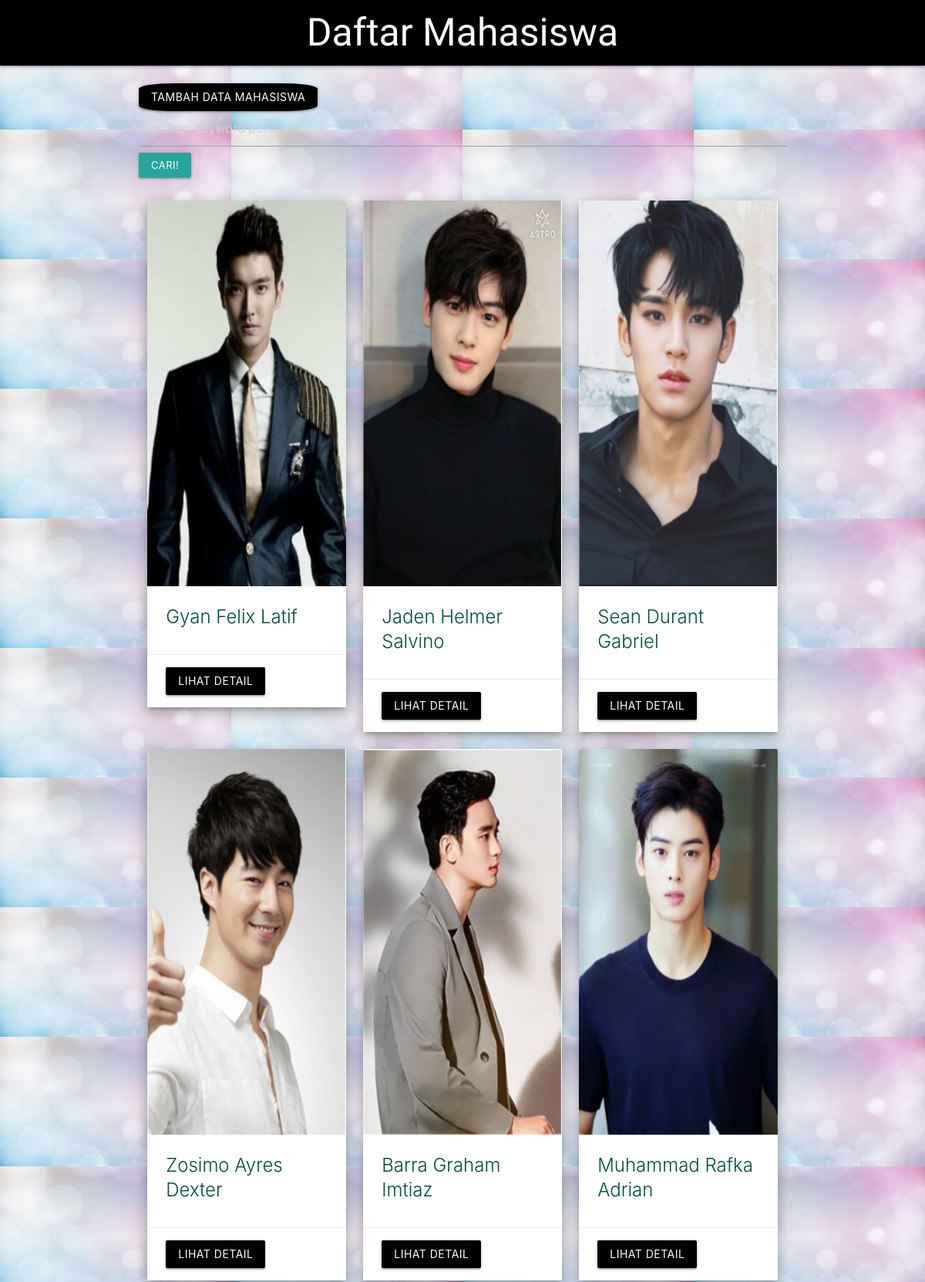
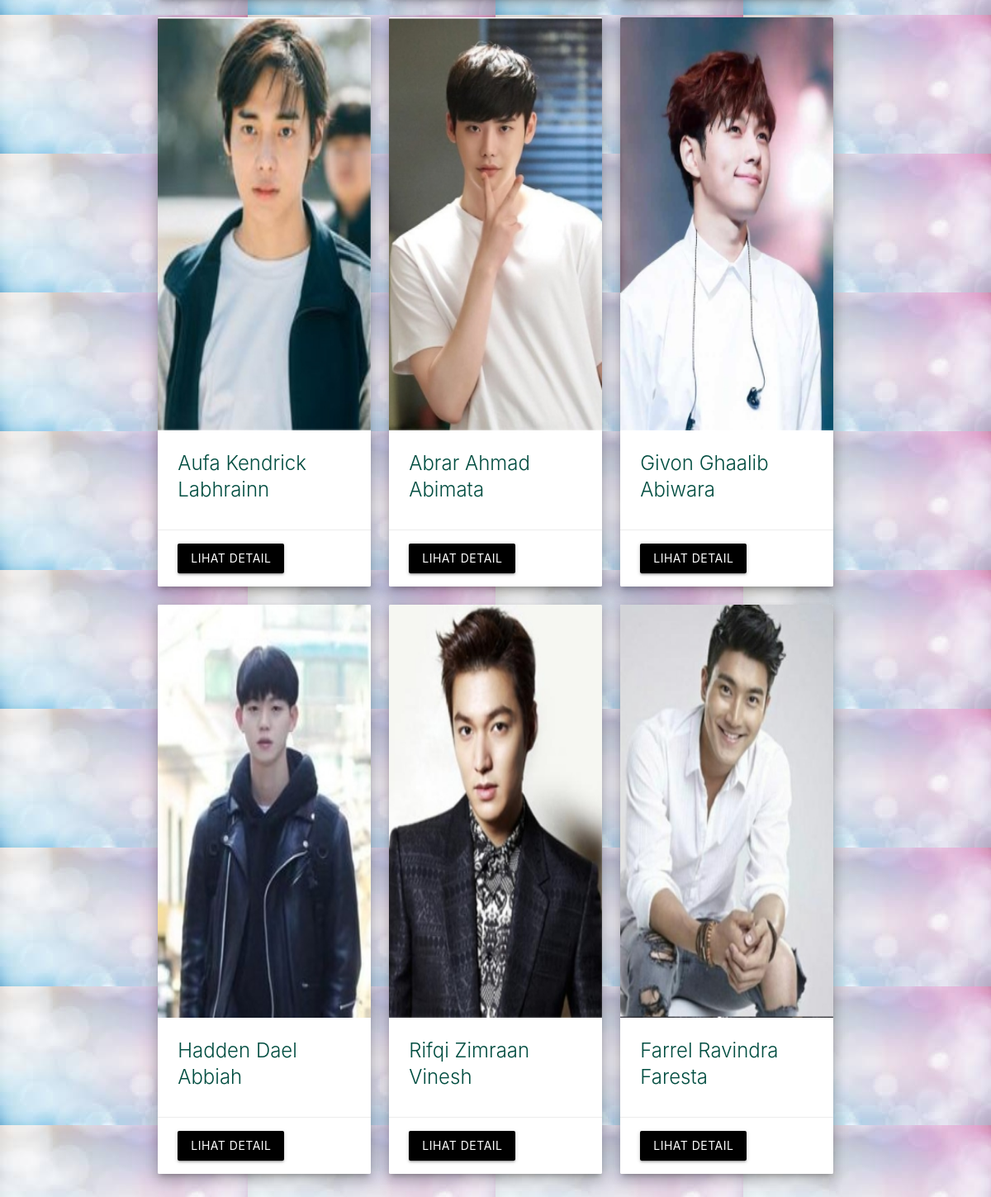
The page /Pertemuan11/index.php on the database its author committed (2 pictures, top to bottom).
### tables this page shows
CREATE TABLE `mahasiswa` (
  `id` int(11) NOT NULL,
  `nama` varchar(255) NOT NULL,
  `nrp` char(9) NOT NULL,
  `email` varchar(255) NOT NULL,
  `jurusan` varchar(255) NOT NULL,
  `gambar` varchar(255) NOT NULL
);

### Pertemuan11/functions.php (called while the page is built, shortened)
<?php
function koneksi()
{
  return mysqli_connect('localhost', 'root', '', 'pw_193040050');
}
function query($query)
{
  $conn = koneksi();
  $result = mysqli_query($conn, $query);
  $rows = [];
  while ($row = mysqli_fetch_assoc($result)) {
    $rows[] = $row;
  }
  return $rows;
}

### Pertemuan11/index.php (the view, shortened to what this page needs)
<?php
require 'functions.php';
$mahasiswa = query("SELECT * FROM mahasiswa");
?>
<!DOCTYPE html>
<html lang="en">
<head>
  <link type="text/css" rel="stylesheet" href="css/materialize.min.css" media="screen,projection" />
  <link rel="stylesheet" href="css/style.css">
</head>
<body>
  <nav class="nav-extended">
    <div class="nav-wrapper black navbar-fixed" style="height: 85px;">
      <div class="container">
        <a href="#" class="brand-logo center white-text" style="padding-top: 10px; font-size: 50px;">Daftar Mahasiswa</a>
      </div>
    </div>
  </nav>
  <br>
  <div class="container">
    <a href="tambah.php" class="black btn white-text btn" style="border-radius: 20%;">Tambah Data Mahasiswa</a>
    <form action="" method="POST">
      <input type="text" name="keyword" placeholder="Masukan keyword pencarian.." autocomplete="off" autofocus>
      <button type="submit" name="cari" class="btn-small">Cari!</button>
    </form>
  </div>
  <br>
  <div class="container">
    <div class="row">
      <?php foreach ($mahasiswa as $mhs) : ?>
        <div class="col s12 m4">
          <div class="card z-depth-3">
            <div class="card-image">
              <img src="img/<?= $mhs['gambar']; ?>" height="500px">
            </div>
            <div class="card-content">
              <span class="card-title teal-text text-darken-4">
                <?= $mhs['nama']; ?><br>
              </span>
            </div>
            <div class="card-action">
              <a href="detail.php?id=<?= $mhs['id']; ?>" class="black btn white-text">Lihat Detail</a>
            </div>
          </div>
        </div>
      <?php endforeach; ?>
    </div>
  </div>
</body>
</html>

### Pertemuan11/css/style.css (style rules this page uses)
nav { font-family: 'Lobster Two', cursive; }
body { background-image: url('img/bg1.jpg'); }

### rows shown on the page
mahasiswa: gambar (picture), nama "Gyan Felix Latif"
mahasiswa: gambar (picture), nama "Jaden Helmer Salvino"
mahasiswa: gambar (picture), nama "Sean Durant Gabriel"
mahasiswa: gambar (picture), nama "Zosimo Ayres Dexter"
mahasiswa: gambar (picture), nama "Barra Graham Imtiaz"
mahasiswa: gambar (picture), nama "Muhammad Rafka Adrian"
mahasiswa: gambar (picture), nama "Aufa Kendrick Labhrainn"
mahasiswa: gambar (picture), nama "Abrar Ahmad Abimata"
mahasiswa: gambar (picture), nama "Givon Ghaalib Abiwara"
mahasiswa: gambar (picture), nama "Hadden Dael Abbiah"
mahasiswa: gambar (picture), nama "Rifqi Zimraan Vinesh"
mahasiswa: gambar (picture), nama "Farrel Ravindra Faresta"
